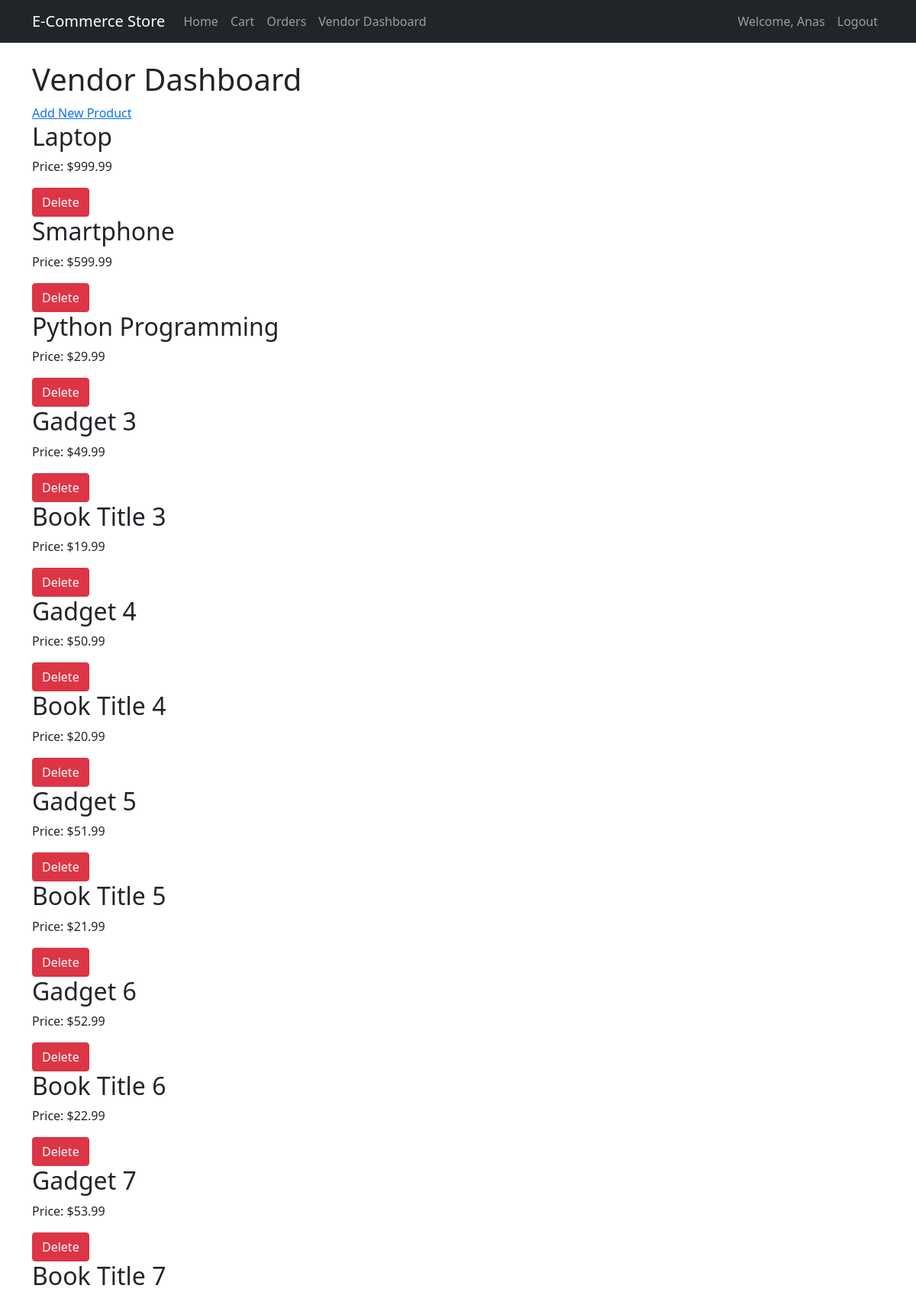
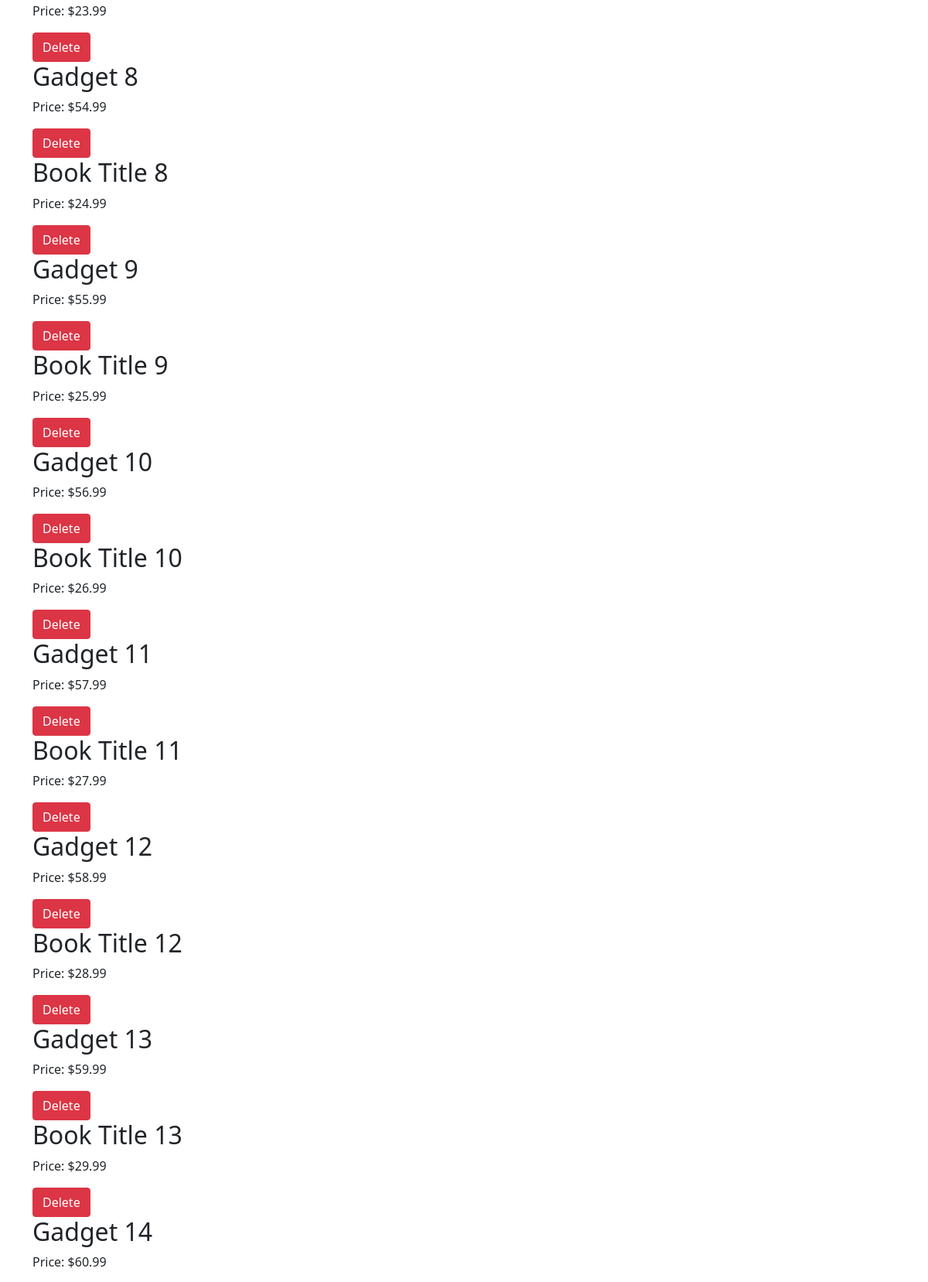
The page /vendor_dashboard (signed in, upper part) on the database its author committed (2 pictures, top to bottom).
### models.py (models this page shows)
class Customer(UserMixin, db.Model):
    id = db.Column(db.Integer, primary_key=True)
    name = db.Column(db.String(100), nullable=False)
    email = db.Column(db.String(120), unique=True, nullable=False)
    password = db.Column(db.String(200), nullable=False)
    address = db.Column(db.String(200))
    phone = db.Column(db.String(20))
    role = db.Column(db.String(20), nullable=False, default='customer')
    orders = db.relationship('Order', backref='customer', lazy=True)
    cart = db.relationship('Cart', backref='customer', lazy=True, uselist=False)

class Product(db.Model):
    id = db.Column(db.Integer, primary_key=True)
    name = db.Column(db.String(100), nullable=False)
    description = db.Column(db.Text)
    price = db.Column(db.Float, nullable=False)
    stock = db.Column(db.Integer, nullable=False)
    category_id = db.Column(db.Integer, db.ForeignKey('category.id'))
    vendor_id = db.Column(db.Integer, db.ForeignKey('vendor.id'))
    reviews = db.relationship('Review', backref='product', lazy=True)

### routes.py (the view)
@app.route('/vendor_dashboard')
@login_required
@role_required('vendor')
def vendor_dashboard():
    vendor_products = Product.query.filter_by(vendor_id=current_user.id).all()
    return render_template('vendor_dashboard.html', products=vendor_products)

### app.py (called while the page is built)
@login_manager.user_loader
def load_user(user_id):
    from models import Customer
    return Customer.query.get(int(user_id))

### routes.py (called while the page is built)
def role_required(role):
    def decorator(f):
        @wraps(f)
        def decorated_function(*args, **kwargs):
            if current_user.role != role:
                flash('Access unauthorized for your role.')
                return redirect(url_for('home'))
            return f(*args, **kwargs)
        return decorated_function
    return decorator

### templates/vendor_dashboard.html
{% extends 'base.html' %}
{% block content %}
<h1>Vendor Dashboard</h1>
<a href="{{ url_for('add_product') }}">Add New Product</a>
<div class="product-list">
    {% for product in products %}
    <div class="product-item">
        <h2>{{ product.name }}</h2>
        <p>Price: ${{ product.price }}</p>
        <form method="POST" action="{{ url_for('delete_product', product_id=product.id) }}">
            <input type="submit" value="Delete" class="btn btn-danger">
        </form>
    </div>
    {% endfor %}
</div>
{% endblock %}

### templates/base.html (shortened to what this page needs)
<!DOCTYPE html>
<html lang="en">
<head>
    <link href="https://cdn.jsdelivr.net/npm/bootstrap@5.1.3/dist/css/bootstrap.min.css" rel="stylesheet">
</head>
<body>
    <nav class="navbar navbar-expand-lg navbar-dark bg-dark">
        <div class="container">
            <a class="navbar-brand" href="{{ url_for('home') }}">E-Commerce Store</a>
            <div class="collapse navbar-collapse" id="navbarNav">
                <ul class="navbar-nav me-auto">
                    <li class="nav-item">
                        <a class="nav-link" href="{{ url_for('home') }}">Home</a>
                    </li>
                    {% if current_user.is_authenticated %}
                    <li class="nav-item">
                        <a class="nav-link" href="{{ url_for('cart') }}">Cart</a>
                    </li>
                    <li class="nav-item">
                        <a class="nav-link" href="{{ url_for('orders') }}">Orders</a>
                    </li>
                    {% if current_user.role == 'vendor' %}
                    <li class="nav-item">
                        <a class="nav-link" href="{{ url_for('vendor_dashboard') }}">Vendor Dashboard</a>
                    </li>
                    {% endif %}
                    {% endif %}
                </ul>
                <ul class="navbar-nav">
                    {% if current_user.is_authenticated %}
                    <li class="nav-item">
                        <span class="nav-link">Welcome, {{ current_user.name }}</span>
                    </li>
                    <li class="nav-item">
                        <a class="nav-link" href="{{ url_for('logout') }}">Logout</a>
                    </li>
                    {% endif %}
                </ul>
            </div>
        </div>
    </nav>
    <div class="container mt-4">
        {% block content %}{% endblock %}
    </div>
</body>
</html>

### rows shown on the page
Customer: name "Anas"
Product: name "Laptop", price "999.99"
Product: name "Smartphone", price "599.99"
Product: name "Python Programming", price "29.99"
Product: name "Gadget 3", price "49.99"
Product: name "Book Title 3", price "19.99"
Product: name "Gadget 4", price "50.99"
Product: name "Book Title 4", price "20.99"
Product: name "Gadget 5", price "51.99"
Product: name "Book Title 5", price "21.99"
Product: name "Gadget 6", price "52.99"
Product: name "Book Title 6", price "22.99"
Product: name "Gadget 7", price "53.99"
Product: name "Book Title 7", price "23.99"
Product: name "Gadget 8", price "54.99"
Product: name "Book Title 8", price "24.99"
Product: name "Gadget 9", price "55.99"
Product: name "Book Title 9", price "25.99"
Product: name "Gadget 10", price "56.99"
Product: name "Book Title 10", price "26.99"
Product: name "Gadget 11", price "57.99"
Product: name "Book Title 11", price "27.99"
Product: name "Gadget 12", price "58.99"
Product: name "Book Title 12", price "28.99"
Product: name "Gadget 13", price "59.99"
Product: name "Book Title 13", price "29.99"
Product: name "Gadget 14", price "60.99"
